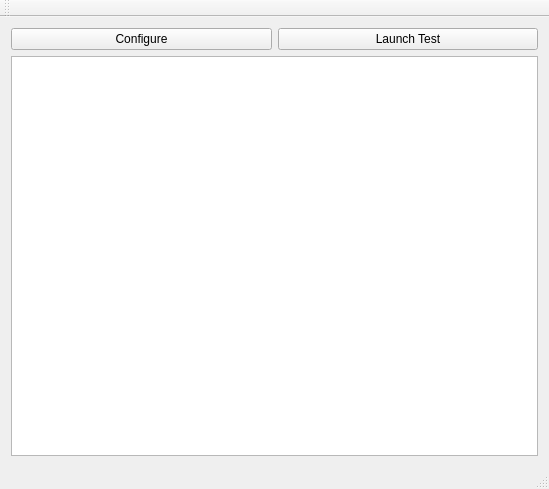
<?xml version="1.0" encoding="UTF-8"?>
<ui version="4.0">
 <class>MainView</class>
 <widget class="QMainWindow" name="MainView">
  <property name="geometry">
   <rect>
    <x>0</x>
    <y>0</y>
    <width>549</width>
    <height>489</height>
   </rect>
  </property>
  <property name="windowTitle">
   <string>TestStand</string>
  </property>
  <widget class="QWidget" name="centralWidget">
   <layout class="QVBoxLayout" name="verticalLayout">
    <item>
     <layout class="QHBoxLayout" name="horizontalLayout">
      <item>
       <widget class="QPushButton" name="btnConfigure">
        <property name="text">
         <string>Configure</string>
        </property>
       </widget>
      </item>
      <item>
       <widget class="QPushButton" name="btnLaunchTest">
        <property name="text">
         <string>Launch Test</string>
        </property>
       </widget>
      </item>
     </layout>
    </item>
    <item>
     <widget class="QGraphicsView" name="graphicTestGraph"/>
    </item>
   </layout>
  </widget>
  <widget class="QToolBar" name="mainToolBar">
   <attribute name="toolBarArea">
    <enum>TopToolBarArea</enum>
   </attribute>
   <attribute name="toolBarBreak">
    <bool>false</bool>
   </attribute>
  </widget>
  <widget class="QStatusBar" name="statusBar"/>
  <widget class="QMenuBar" name="menuBar">
   <property name="geometry">
    <rect>
     <x>0</x>
     <y>0</y>
     <width>549</width>
     <height>22</height>
    </rect>
   </property>
  </widget>
 </widget>
 <layoutdefault spacing="6" margin="11"/>
 <resources/>
 <connections/>
</ui>
